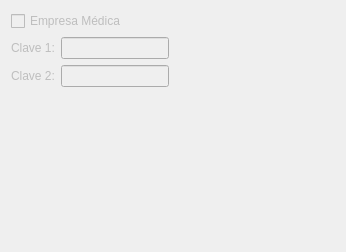
             <widget class="QWidget" name="tab_10">
              <property name="enabled">
               <bool>false</bool>
              </property>
              <attribute name="title">
               <string>Medic</string>
              </attribute>
              <layout class="QGridLayout" name="gridLayout_18">
               <item row="1" column="2">
                <spacer name="horizontalSpacer_13">
                 <property name="orientation">
                  <enum>Qt::Horizontal</enum>
                 </property>
                 <property name="sizeHint" stdset="0">
                  <size>
                   <width>166</width>
                   <height>20</height>
                  </size>
                 </property>
                </spacer>
               </item>
               <item row="1" column="1">
                <widget class="QLineEdit" name="txtclave1">
                 <property name="clearButtonEnabled">
                  <bool>true</bool>
                 </property>
                </widget>
               </item>
               <item row="1" column="0">
                <widget class="QLabel" name="label_6">
                 <property name="text">
                  <string>Clave 1:</string>
                 </property>
                </widget>
               </item>
               <item row="0" column="0" colspan="2">
                <widget class="QCheckBox" name="chkMedica">
                 <property name="text">
                  <string>Empresa Médica</string>
                 </property>
                </widget>
               </item>
               <item row="2" column="0">
                <widget class="QLabel" name="label_8">
                 <property name="text">
                  <string>Clave 2:</string>
                 </property>
                </widget>
               </item>
               <item row="2" column="1">
                <widget class="QLineEdit" name="txtclave2">
                 <property name="clearButtonEnabled">
                  <bool>true</bool>
                 </property>
                </widget>
               </item>
               <item row="3" column="1">
                <spacer name="verticalSpacer_7">
                 <property name="orientation">
                  <enum>Qt::Vertical</enum>
                 </property>
                 <property name="sizeHint" stdset="0">
                  <size>
                   <width>20</width>
                   <height>154</height>
                  </size>
                 </property>
                </spacer>
               </item>
              </layout>
             </widget>
